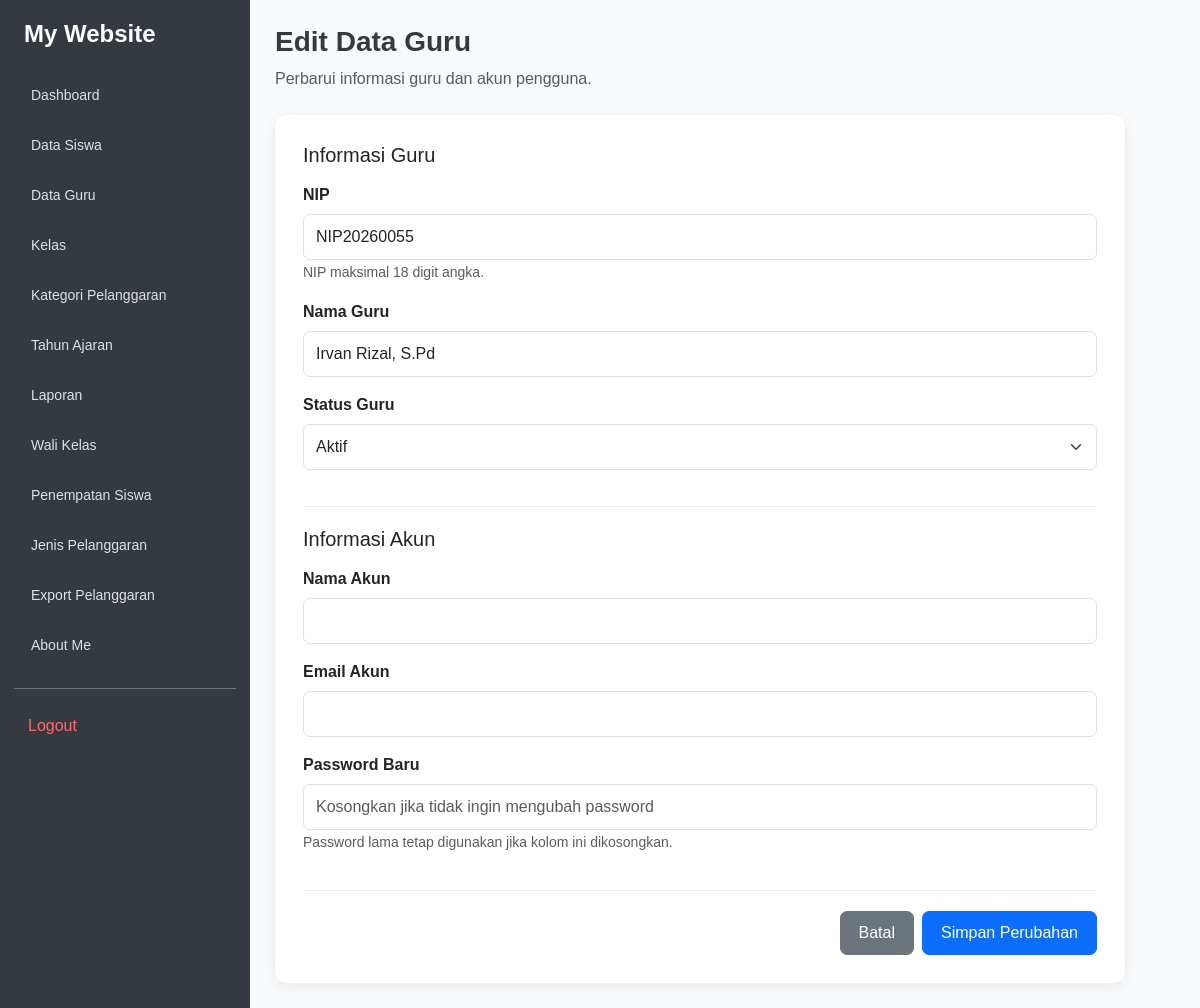
/edit_guru.php?id=55 (signed in), run on the app's committed database.
### tables this page shows
CREATE TABLE `t_guru` (
  `id` int(11) NOT NULL,
  `nip` varchar(30) NOT NULL,
  `nama` varchar(30) NOT NULL,
  `email` varchar(150) NOT NULL,
  `status_aktif` tinyint(1) NOT NULL,
  `user_id` int(11) NOT NULL,
  `created_at` timestamp NOT NULL DEFAULT current_timestamp(),
  `updated_at` timestamp NOT NULL DEFAULT current_timestamp()
);

### edit_guru.php (the view, shortened to what this page needs)
<?php
include 'config/koneksi.php';
$id = (int)($_GET['id'] ?? 0);
$sql = "SELECT t_guru.*, t_users.name AS nama_akun,
               t_users.email AS email_akun
        FROM t_guru
        LEFT JOIN t_users ON t_guru.user_id = t_users.id
        WHERE t_guru.id = ?";
$stmt = mysqli_prepare($koneksi, $sql);
mysqli_stmt_bind_param($stmt, "i", $id);
mysqli_stmt_execute($stmt);
$result = mysqli_stmt_get_result($stmt);
$guru = mysqli_fetch_assoc($result);
?>
<!DOCTYPE html>
<html lang="id">
<head>
    <link href="https://cdn.jsdelivr.net/npm/bootstrap@5.3.8/dist/css/bootstrap.min.css" rel="stylesheet">
</head>
<body>
<?php include 'includes/sidebar.php'; ?>
<div class="main-content">
    <div class="mb-4">
        <h3 class="page-title">Edit Data Guru</h3>
        <p class="text-muted mb-0">
            Perbarui informasi guru dan akun pengguna.
        </p>
    </div>
    <div class="form-card">
        <form action="proses_edit_guru.php" method="POST" id="formGuru">
            <div class="form-section">
                <h5 class="mb-3">Informasi Guru</h5>
                <div class="mb-3">
                    <label class="form-label">NIP</label>
                    <input
                        type="text"
                        name="nip"
                        id="nip"
                        class="form-control"
                        value="<?= htmlspecialchars($guru['nip'] ?? ''); ?>"
                        maxlength="18"
                        pattern="[0-9]{1,18}"
                        inputmode="numeric"
                        required
                    >
                    <small class="text-muted">
                        NIP maksimal 18 digit angka.
                    </small>
                </div>
                <div class="mb-3">
                    <label class="form-label">Nama Guru</label>
                    <input
                        type="text"
                        name="nama"
                        class="form-control"
                        value="<?= htmlspecialchars($guru['nama'] ?? ''); ?>"
                        required
                    >
                </div>
                <div class="mb-3">
                    <label class="form-label">Status Guru</label>
                    <select name="status_aktif" class="form-select" required>
                        <option value="1"
                            <?= ($guru['status_aktif'] == 1) ? 'selected' : ''; ?>>
                            Aktif
                        </option>
                    </select>
                </div>
            </div>
            <div class="form-section">
                <h5 class="mb-3">Informasi Akun</h5>
                <div class="mb-3">
                    <label class="form-label">Nama Akun</label>
                    <input
                        type="text"
                        name="name"
                        class="form-control"
                        value="<?= htmlspecialchars($guru['nama_akun'] ?? ''); ?>"
                        required
                    >
                </div>
                <div class="mb-3">
                    <label class="form-label">Email Akun</label>
                    <input
                        type="email"
                        name="email"
                        class="form-control"
                        value="<?= htmlspecialchars($guru['email_akun'] ?? ''); ?>"
                        required
                    >
                </div>
                <div class="mb-3">
                    <label class="form-label">Password Baru</label>
                    <input
                        type="password"
                        name="password"
                        class="form-control"
                        placeholder="Kosongkan jika tidak ingin mengubah password"
                    >
                    <small class="text-muted">
                        Password lama tetap digunakan jika kolom ini dikosongkan.
                    </small>
                </div>
            </div>
            <div class="d-flex justify-content-end gap-2">
                <a href="kelola_guru.php" class="btn btn-secondary">
                    Batal
                </a>
                <button type="submit" class="btn btn-primary">
                    Simpan Perubahan
                </button>
            </div>
        </form>
    </div>
</div>
</body>
</html>

### includes/sidebar.css (style rules this page uses)
body { background: #f8f9fa; margin: 0; }
.main-content { margin-left: 250px; padding: 25px; min-width: 0; box-sizing: border-box; }

### edit_guru.php (style rules this page uses)
body { background: #f8f9fa; font-family: Arial, sans-serif; }
.main-content { margin-left: 250px; padding: 25px; min-width: 0; }
.form-card { background: white; border-radius: 12px; padding: 28px; box-shadow: 0 3px 12px rgba(0,0,0,0.06); max-width: 850px; }
.page-title { font-weight: 700; color: #343a40; }
.form-label { font-weight: 600; margin-bottom: 7px; }
.form-control, .form-select { padding: 10px 12px; border-radius: 7px; }
.btn { padding: 9px 18px; border-radius: 7px; }
.form-section { border-bottom: 1px solid #eee; padding-bottom: 20px; margin-bottom: 20px; }

### data on the page
t_guru: nip "NIP20260055", nama "Irvan Rizal, S.Pd", status_aktif "Aktif"

### other printed values
$item[0] "Dashboard"
$item[0] "Data Siswa"
$item[0] "Data Guru"
$item[0] "Kelas"
$item[0] "Kategori Pelanggaran"
$item[0] "Tahun Ajaran"
$item[0] "Laporan"
$item[0] "Wali Kelas"
$item[0] "Penempatan Siswa"
$item[0] "Jenis Pelanggaran"
$item[0] "Export Pelanggaran"
$item[0] "About Me"
